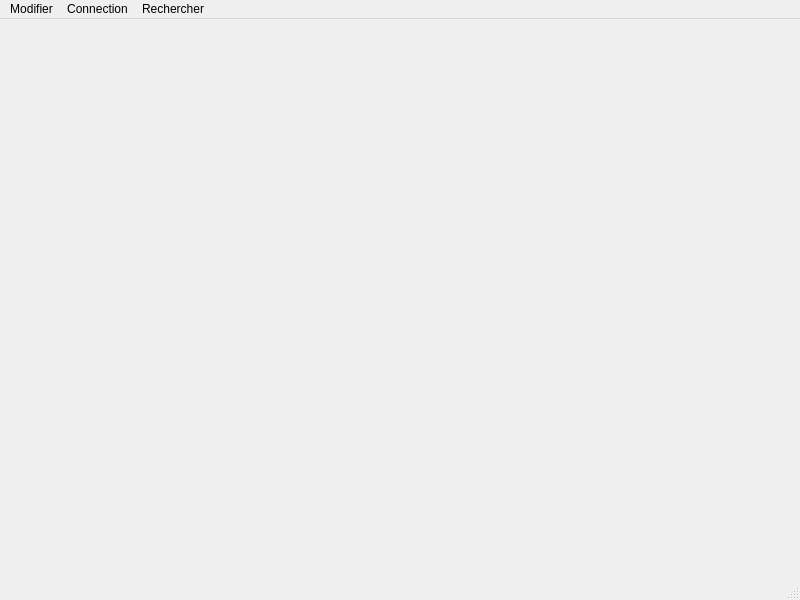
<?xml version="1.0" encoding="UTF-8"?>
<ui version="4.0">
 <class>MainWindow</class>
 <widget class="QMainWindow" name="MainWindow">
  <property name="geometry">
   <rect>
    <x>0</x>
    <y>0</y>
    <width>800</width>
    <height>600</height>
   </rect>
  </property>
  <property name="windowTitle">
   <string>MainWindow</string>
  </property>
  <widget class="QWidget" name="centralwidget"/>
  <widget class="QMenuBar" name="menubar">
   <property name="geometry">
    <rect>
     <x>0</x>
     <y>0</y>
     <width>800</width>
     <height>20</height>
    </rect>
   </property>
   <widget class="QMenu" name="modifieMenu">
    <property name="title">
     <string>Modifier</string>
    </property>
    <addaction name="deleteElementAction"/>
    <addaction name="addElementAction"/>
    <addaction name="setElementAction"/>
   </widget>
   <widget class="QMenu" name="menuConnection">
    <property name="title">
     <string>Connection</string>
    </property>
    <addaction name="connectionAction"/>
   </widget>
   <widget class="QMenu" name="menuRechercher">
    <property name="title">
     <string>Rechercher</string>
    </property>
    <addaction name="titreRechercheAction"/>
    <addaction name="tagRechercheAction"/>
   </widget>
   <addaction name="modifieMenu"/>
   <addaction name="menuConnection"/>
   <addaction name="menuRechercher"/>
  </widget>
  <widget class="QStatusBar" name="statusbar"/>
  <action name="deleteElementAction">
   <property name="text">
    <string>Supprimer</string>
   </property>
  </action>
  <action name="connectionAction">
   <property name="text">
    <string>Connection</string>
   </property>
  </action>
  <action name="addElementAction">
   <property name="text">
    <string>Ajouter</string>
   </property>
  </action>
  <action name="setElementAction">
   <property name="text">
    <string>Modifier</string>
   </property>
  </action>
  <action name="titreRechercheAction">
   <property name="text">
    <string>recherche par titre</string>
   </property>
  </action>
  <action name="tagRechercheAction">
   <property name="text">
    <string>recherche par tags</string>
   </property>
  </action>
 </widget>
 <resources/>
 <connections/>
</ui>
